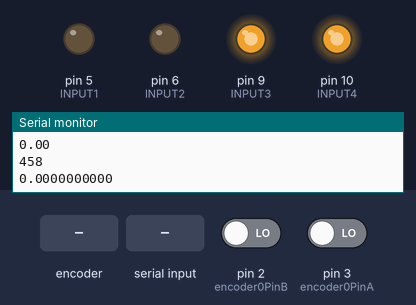
The sketch below on a simulated Arduino Uno, built with avr-gcc and run on an emulated ATmega328P. On the bench: output pins drawn as LEDs (lit = HIGH), the last lines printed to the serial monitor. Inputs (shaded band) come from the test bench; at power-on: pin 2 (encoder0PinB) LOW, pin 3 (encoder0PinA) LOW.

Above: at 1.2 s.
1.3 s: rotary encoder on pin 3 (encoder0PinA) / pin 2 (encoder0PinB) turned 1 step (first pin leading)
At 1.9 s:
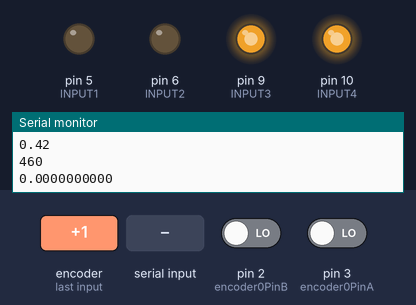
3.0 s: "a" received over Serial
At 3.4 s:
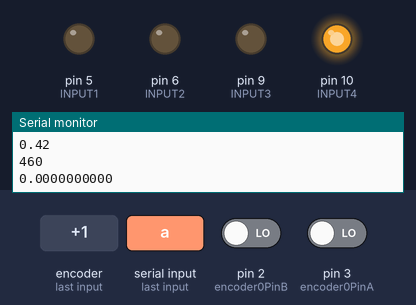
4.5 s: rotary encoder on pin 3 (encoder0PinA) / pin 2 (encoder0PinB) turned 1 step (first pin leading)
At 5.6 s:
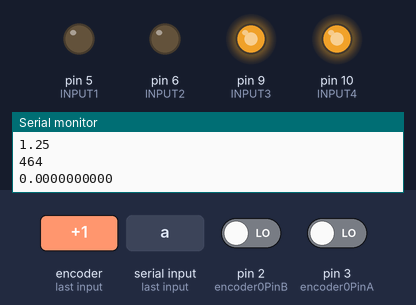
6.2 s: "d" received over Serial
At 7.1 s:
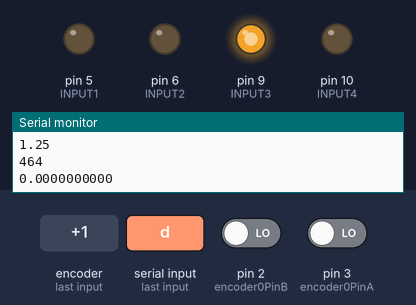
7.7 s: rotary encoder on pin 3 (encoder0PinA) / pin 2 (encoder0PinB) turned 2 steps (second pin leading)
At 7.97 s:
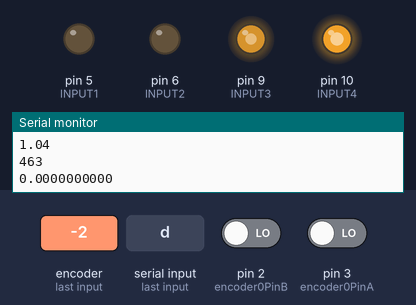
Timing chart, 0 to 10.7 s (numbered marks = the images above; inputs shaded):
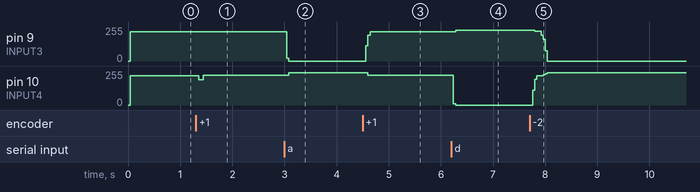

Measured:
- after the input at 1.3 s, pin 10 (INPUT4): 219/255 → 191/255 after 0.06 s, → 223/255 0.08 s later
- after the input at 3.0 s, pin 9 (INPUT3): 221/255 → 0/255 at once; pin 10 (INPUT4): 223/255 → 242/255 after 0.08 s
- after the input at 4.5 s, pin 9 (INPUT3): 0/255 → 221/255 after 0.06 s; pin 10 (INPUT4): 242/255 → 223/255 after 0.10 s
- after the input at 6.2 s, pin 9 (INPUT3): 221/255 → 230/255 after 0.08 s; pin 10 (INPUT4): 223/255 → 0/255 at once
- after the input at 7.7 s, pin 9 (INPUT3): 230/255 → 222/255 after 0.10 s, → 0/255 0.12 s later; pin 10 (INPUT4): 0/255 → 219/255 after 0.06 s, → 242/255 0.20 s later

The sketch:

PC.ino
```cpp
#include <PID_v1.h>
#define encoder0PinA 3
#define encoder0PinB 2

int incomingByte = 0;  // for incoming serial data


// Controller variables
double Setpoint, Input, Output;
double Kp = .9, Ki = 0.006, Kd = 0.0;
double minPoint = -24.0;
double maxPoint = 24.0;
double motorpwm = 0;
char heading = 'a';
//Specify the links and initial tuning parameters
PID myPID(&Input, &Output, &Setpoint, Kp, Ki, Kd, DIRECT);

// Velocity Computation Variables
long minEncoderPos = 0;
long maxEncoderPos = 916;
long midEncoderPos = (maxEncoderPos - minEncoderPos)/2.0;
volatile signed long encoder0Pos = midEncoderPos;
unsigned long velocityLastTime, lastTime, currTime;
double currPos, lastPos, velocity, ticktodeg;
int SampleTime = 700; //500  msec
int velocitySampleTime = 5;

// Motor PWM
int INPUT1 = 5; //motor High-side Right-side
int INPUT2 = 6; //motor High-side Left-side
int INPUT3 = 9; //motor Low-side Left-side
int INPUT4 = 10; //motor Low-side Right-side
// 2 and 4 should be HIGH at the same time, 1 and 3 same time. NEVER OTHERWISE.
// 3 and 4 HIGH together for braking. 1 and 2 LOW at this time.


void setup() {

  Input = 0;
  Setpoint = 0; // degrees

  //turn the PID on
  myPID.SetMode(AUTOMATIC);
  myPID.SetSampleTime(5);
  myPID.SetControllerDirection(DIRECT);
  myPID.SetOutputLimits((double) minPoint, (double) maxPoint);

  pinMode(encoder0PinA, INPUT);
  pinMode(encoder0PinB, INPUT);

  // encoder pin on interrupt 1 (pin 3)
  attachInterrupt(0, doEncoderB, CHANGE);

  // encoder pin on interrupt 0 (pin 2)
  attachInterrupt(1, doEncoderA, CHANGE);

  Serial.begin (9600);
  currPos, lastPos, velocity  = 0;
  ticktodeg = 1.0 /4.789233;

  // Initialize Motor pwm
  pinMode(INPUT1, OUTPUT);
  digitalWrite(INPUT1, LOW);
  pinMode(INPUT2, OUTPUT);
  digitalWrite(INPUT2, LOW);
  pinMode(INPUT3, OUTPUT);
  digitalWrite(INPUT3, LOW);
  pinMode(INPUT4, OUTPUT);
  digitalWrite(INPUT4, LOW);
}

bool isAtPosition(){
  return abs(currPos - Setpoint) <0.5 && abs(velocity) < 0.02;
}

void loop() {

  currPos = (encoder0Pos - midEncoderPos) * ticktodeg;
  currTime = millis();

  if (Serial.available() > 0 && abs(Setpoint - currPos) < 1.0 && abs(velocity) < 0.02) {
    // read the incoming byte:
    incomingByte = Serial.read();
    // a
    if (incomingByte == 97) {
      Setpoint = currPos +1.0;
//      Setpoint = 10.0;
      incomingByte = 0;
      resetLimits();
    }
    if (incomingByte == 100) {
      Setpoint = currPos-1.0;
//      Setpoint = -10.0;
      incomingByte = 0;
      resetLimits();
    }
    if (incomingByte == 115) {
      Setpoint = 0.0;
      incomingByte = 0;
    }
  }

  Input = currPos;
  myPID.Compute();

  if (!isAtPosition()) {
    if (Output > 0) {
      motorpwm = myMap(Output, 0, maxPoint, 0, 1.0);
      motor_forward_raw(motorpwm);
      heading = 'a';
    }
    else {
      motorpwm = myMap(-Output, 0, maxPoint, 0, 1.0);
      motor_reverse_raw(motorpwm);
      heading = 'd';
    }
  }
  else{
    motor_brake_raw();
  }

  long velocityTimeChange = (currTime-velocityLastTime);

  if(velocityTimeChange >= velocitySampleTime)
  {
    velocity = (currPos - lastPos)/velocityTimeChange;
//    Serial.println(velocity);
    velocityLastTime = currTime;
    lastPos = currPos;
  }
  int timeChange = (currTime-lastTime);

  if(timeChange >=  SampleTime)
  {
    Serial.println("New");
    Serial.println((int)motorpwm, DEC);
    Serial.println(Output,DEC);
    Serial.println(currPos);
    Serial.println(encoder0Pos);
    Serial.println(abs(velocity),DEC);
    lastTime = currTime;
  }
}


void resetLimits(){
  if (abs(Setpoint) >= 4.0 ){
        minPoint = (double) -1.0*abs(Setpoint)*6.0;
        maxPoint = (double) abs(Setpoint)*6.0;
        myPID.SetOutputLimits(minPoint, maxPoint);
      }
      else{
        minPoint = (double) -1.0*abs(4.0)*6.0;
        maxPoint = (double) abs(4.0)*6.0;
        myPID.SetOutputLimits(minPoint, maxPoint);
      }
}


void motor_forward_raw(float pwm) { // pwm var range 0.0-1.0
  analogWrite(INPUT1, 0);
  analogWrite(INPUT2, 0);
  analogWrite(INPUT3, 0);
  analogWrite(INPUT4, 0);
  analogWrite(INPUT4, 255);
  analogWrite(INPUT2, constrain(pwm_float2int(pwm),0,5));

}

void motor_reverse_raw(float pwm) {
  analogWrite(INPUT1, 0);
  analogWrite(INPUT2, 0);
  analogWrite(INPUT3, 0);
  analogWrite(INPUT4, 0);
  analogWrite(INPUT3, 255);
  analogWrite(INPUT1, constrain(pwm_float2int(pwm),0,5));
}

void motor_brake_raw() {
  analogWrite(INPUT1, 0);
  analogWrite(INPUT2, 0);
  analogWrite(INPUT3, 0);
  analogWrite(INPUT4, 0);
  analogWrite(INPUT3, 255);
  analogWrite(INPUT4, 255);
}

int pwm_float2int(float in) {
  int out = (int)(in * 255.0);
//  Serial.println(out);
  return out;
}

double myMap(double x, double in_min, double in_max, double out_min, double out_max)
{
  return (x - in_min) * (out_max - out_min) / (in_max - in_min) + out_min;
}


void doEncoderB() {
  // look for a low-to-high on channel B
  if (digitalRead(encoder0PinB) == HIGH) {
    // check channel A to see which way encoder is turning
    if (digitalRead(encoder0PinA) == HIGH) {
      encoder0Pos = encoder0Pos + 1;         // CW
    }
    else {
      encoder0Pos = encoder0Pos - 1;         // CCW
    }
  }
  // Look for a high-to-low on channel B
  else {
    // check channel B to see which way encoder is turning
    if (digitalRead(encoder0PinA) == LOW) {
      encoder0Pos = encoder0Pos + 1;          // CW
    }
    else {
      encoder0Pos = encoder0Pos - 1;          // CCW
    }
  }
}

void doEncoderA() {
  // look for a low-to-high on channel A
  if (digitalRead(encoder0PinA) == HIGH) {
    // check channel B to see which way encoder is turning
    if (digitalRead(encoder0PinB) == LOW) {
      encoder0Pos = encoder0Pos + 1;         // CW
    }
    else {
      encoder0Pos = encoder0Pos - 1;         // CCW
    }
  }
  else   // must be a high-to-low edge on channel A
  {
    // check channel B to see which way encoder is turning
    if (digitalRead(encoder0PinB) == HIGH) {
      encoder0Pos = encoder0Pos + 1;          // CW
    }
    else {
      encoder0Pos = encoder0Pos - 1;          // CCW
    }
  }
  //  Serial.println (encoder0Pos, DEC);
  // use for debugging - remember to comment out
}
```
